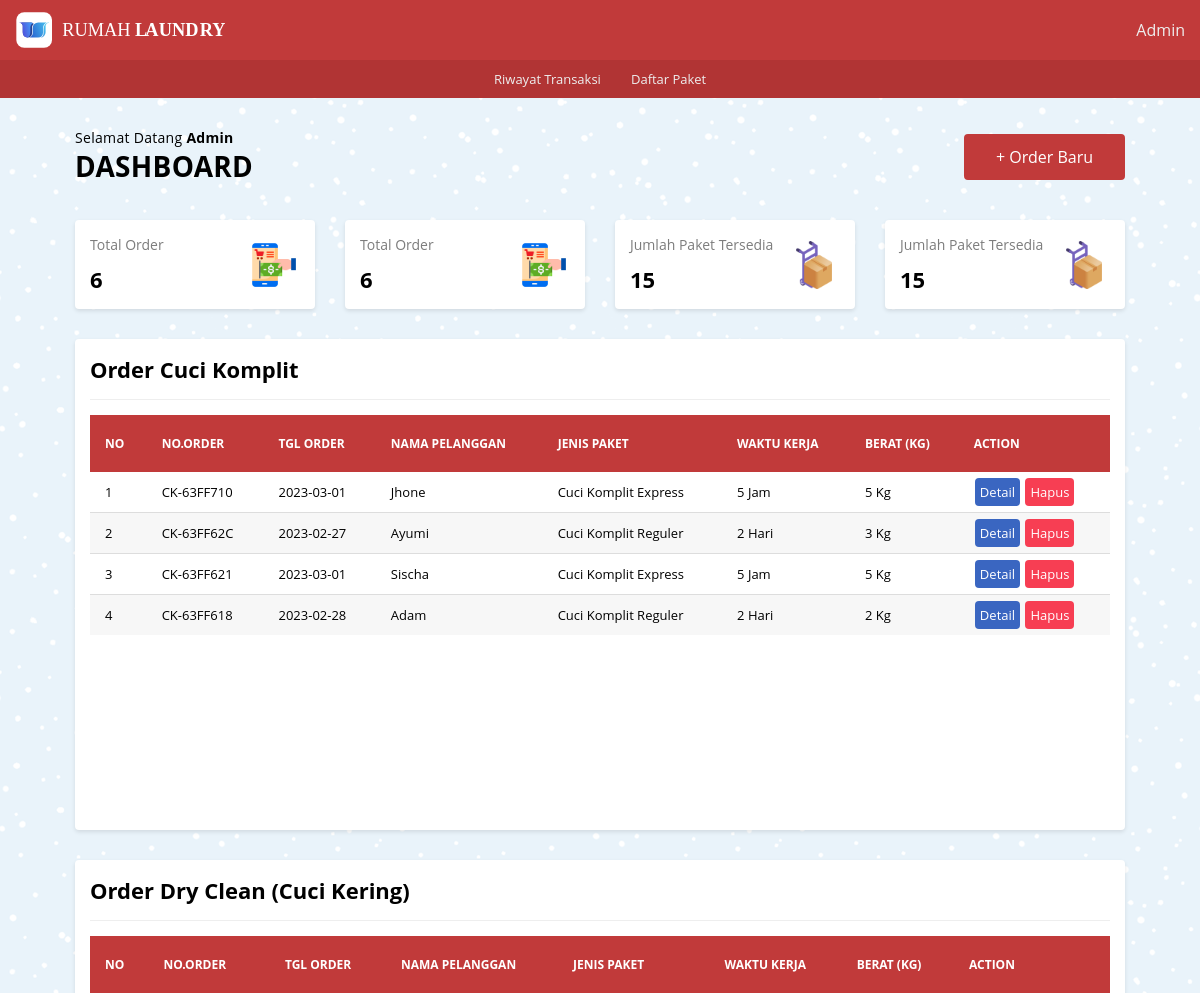
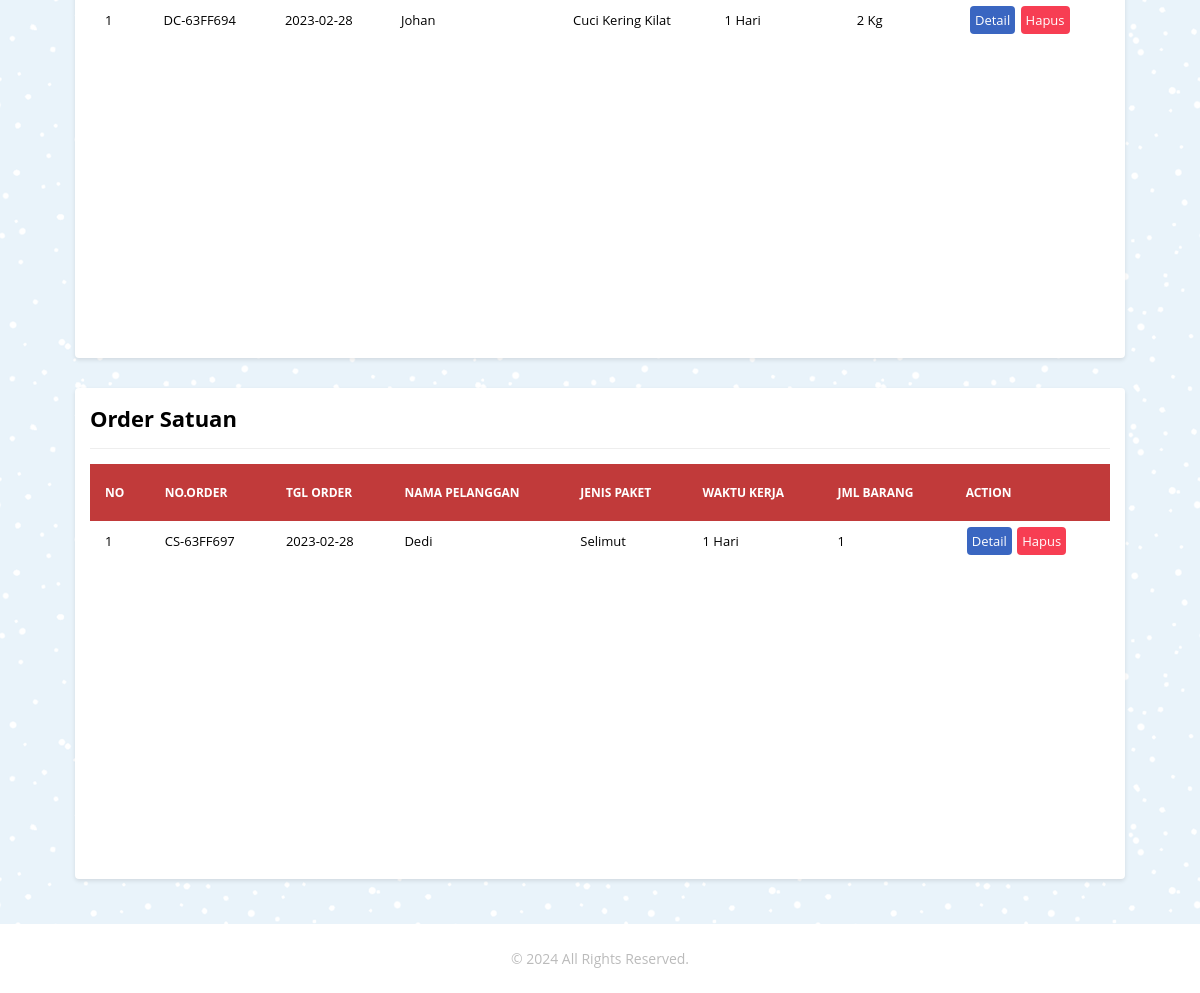
Page / (signed in) on the committed database (2 pictures, top to bottom).
### tables this page shows
CREATE TABLE `tb_order_ck` (
  `id_order_ck` int(11) NOT NULL,
  `or_ck_number` varchar(10) DEFAULT NULL,
  `nama_pel_ck` varchar(100) NOT NULL,
  `no_telp_ck` char(13) NOT NULL,
  `alamat_ck` text NOT NULL,
  `jenis_paket_ck` varchar(100) NOT NULL,
  `wkt_krj_ck` varchar(30) DEFAULT NULL,
  `berat_qty_ck` int(11) NOT NULL,
  `harga_perkilo` int(11) DEFAULT NULL,
  `tgl_masuk_ck` date NOT NULL,
  `tgl_keluar_ck` date NOT NULL,
  `tot_bayar` double DEFAULT NULL,
  `keterangan_ck` text NOT NULL
);

CREATE TABLE `tb_order_dc` (
  `id_order_dc` int(11) NOT NULL,
  `or_dc_number` varchar(10) NOT NULL,
  `nama_pel_dc` varchar(100) NOT NULL,
  `no_telp_dc` varchar(13) NOT NULL,
  `alamat_dc` text NOT NULL,
  `jenis_paket_dc` varchar(100) NOT NULL,
  `wkt_krj_dc` varchar(30) DEFAULT NULL,
  `berat_qty_dc` int(11) NOT NULL,
  `harga_perkilo` int(11) NOT NULL,
  `tgl_masuk_dc` date NOT NULL,
  `tgl_keluar_dc` date NOT NULL,
  `tot_bayar` double NOT NULL,
  `keterangan_dc` text NOT NULL
);

CREATE TABLE `tb_order_cs` (
  `id_order_cs` int(11) NOT NULL,
  `or_cs_number` varchar(10) NOT NULL,
  `nama_pel_cs` varchar(100) NOT NULL,
  `no_telp_cs` varchar(13) NOT NULL,
  `alamat_cs` text NOT NULL,
  `jenis_paket_cs` varchar(100) NOT NULL,
  `wkt_krj_cs` varchar(30) DEFAULT NULL,
  `jml_pcs` int(11) NOT NULL,
  `harga_perpcs` int(11) NOT NULL,
  `tgl_masuk_cs` date NOT NULL,
  `tgl_keluar_cs` date NOT NULL,
  `tot_bayar` double NOT NULL,
  `keterangan_cs` text NOT NULL
);

### _functions.php (called while the page is built, shortened)
<?php
$host	= 'localhost';
$user = 'root';
$pass	= '';
$db	= 'laundry_app';
$koneksi = mysqli_connect($host,$user,$pass,$db);
function query($query){
	global $koneksi;
	$result = mysqli_query($koneksi, $query);
	$rows = [];
	while ($row = mysqli_fetch_assoc($result)) {
		$rows[] = $row;
	}
	return $rows;
}
function url($url = null){
	$url_utama = "http://localhost/rumah_laundry";
	if ($url != null) {
		return $url_utama . '/' . $url;
	}else{
		return $url_utama;
	}
}
function jmlOrder(){
	$jml_ck = count(query("SELECT * FROM tb_order_ck"));
	$jml_dc = count(query("SELECT * FROM tb_order_dc"));
	$jml_cs = count(query("SELECT * FROM tb_order_cs"));
	$total_order = $jml_ck + $jml_dc + $jml_cs;
	return $total_order;
}

### daftar_order/daf_or_ck.php (the view)
<div class="col">
   <div class="card">
      <div class="card-title card-flex">
         <div class="card-col">
            <h2>Order Cuci Komplit</h2>
         </div>
      </div>
      <div class="card-body">
         <div class="tabel-kontainer">
            <table class="tabel-transaksi">
               <thead>
                  <tr>
                     <th class="sticky">No</th>
                     <th class="sticky">No.Order</th>
                     <th class="sticky">Tgl Order</th>
                     <th class="sticky">Nama Pelanggan</th>
                     <th class="sticky">Jenis Paket</th>
                     <th class="sticky">Waktu Kerja</th>
                     <th class="sticky">Berat (Kg)</th>
                     <th class="sticky">Action</th>
                  </tr>
               </thead>
               <tbody>
                  <?php $cuci_komplit = query('SELECT * FROM tb_order_ck ORDER BY id_order_ck DESC');
                     if (!empty($cuci_komplit)) :?>
                     <?php
                        $no_ck = 1;
                        foreach($cuci_komplit as $ck) : ?>
                        <tr>
                           <td><?= $no_ck; ?></td>
                           <td><?= $ck['or_ck_number'] ?></td>
                           <td><?= $ck['tgl_masuk_ck'] ?></td>
                           <td><?= $ck['nama_pel_ck'] ?></td>
                           <td><?= $ck['jenis_paket_ck'] ?></td>
                           <td><?= $ck['wkt_krj_ck'] ?></td>
                           <td><?= $ck['berat_qty_ck'] . ' Kg' ?></td>
                           <td>
                              <a href="<?=url('detail_order/detail_ck/detail_order_ck.php?or_ck_number=')?><?=$ck['or_ck_number']?>" class="btn btn-detail">Detail</a>
                              <a href="<?=url('daftar_order/hapus_ck.php?or_ck_number=')?><?=$ck['or_ck_number']?>" onclick="return confirm('Yakin akan menghapus?');" class="btn btn-hapus">Hapus</a>
                           </td>
                        </tr>
                        <?php $no_ck++ ?>
                     <?php endforeach; ?>
                     <?php else : ?>
                        <tr>
                           <td colspan="8" class="txt-center">Data Tidak Tersedia</td>
                        </tr>
                  <?php endif?>
               </tbody>
            </table>
         </div>
      </div>
   </div>
</div>

### daftar_order/daf_or_dc.php
<div class="col">
   <div class="card">
      <div class="card-title card-flex">
         <div class="card-col">
            <h2>Order Dry Clean (Cuci Kering)</h2>
         </div>
      </div>
      <div class="card-body">
         <div class="tabel-kontainer">
            <table class="tabel-transaksi">
               <thead>
                  <tr>
                     <th class="sticky">No</th>
                     <th class="sticky">No.Order</th>
                     <th class="sticky">Tgl Order</th>
                     <th class="sticky">Nama Pelanggan</th>
                     <th class="sticky">Jenis Paket</th>
                     <th class="sticky">Waktu Kerja</th>
                     <th class="sticky">Berat (Kg)</th>
                     <th class="sticky">Action</th>
                  </tr>
               </thead>
               <tbody>
                  <?php $dry_clean = query('SELECT * FROM tb_order_dc ORDER BY id_order_dc DESC');
                     if (!empty($dry_clean)) : ?>
                     <?php
                        $no_dc = 1;
                        foreach($dry_clean as $dc) : ?>
                           <tr>
                              <td><?= $no_dc ?></td>
                              <td><?= $dc['or_dc_number'] ?></td>
                              <td><?= $dc['tgl_masuk_dc'] ?></td>
                              <td><?= $dc['nama_pel_dc'] ?></td>
                              <td><?= $dc['jenis_paket_dc'] ?></td>
                              <td><?= $dc['wkt_krj_dc'] ?></td>
                              <td><?= $dc['berat_qty_dc'] . ' Kg' ?></td>
                              <td>
                                 <a href="<?=url('detail_order/detail_dc/detail_order_dc.php?or_dc_number=')?><?= $dc['or_dc_number'] ?>" class="btn btn-detail">Detail</a>
                                 <a href="<?=url('daftar_order/hapus_dc.php?or_dc_number=')?><?=$dc['or_dc_number']?>" onclick="return confirm('Yakin akan menghapus?');" class="btn btn-hapus">Hapus</a>
                              </td>
                           </tr>
                        <?php $no_dc++ ?>
                     <?php endforeach ?>
                     <?php else : ?>
                        <tr>
                           <td colspan="8" class="txt-center">Data Tidak Tersedia</td>
                        </tr>
                  <?php endif ?>
               </tbody>
            </table>
         </div>
      </div>
   </div>
</div>

### daftar_order/daf_or_cs.php
<div class="col">
   <div class="card">
      <div class="card-title card-flex">
         <div class="card-col">
            <h2>Order Satuan</h2>
         </div>
      </div>
      <div class="card-body">
         <div class="tabel-kontainer">
            <table class="tabel-transaksi">
               <thead>
                  <tr>
                     <th class="sticky">No</th>
                     <th class="sticky">No.Order</th>
                     <th class="sticky">Tgl Order</th>
                     <th class="sticky">Nama Pelanggan</th>
                     <th class="sticky">Jenis Paket</th>
                     <th class="sticky">Waktu Kerja</th>
                     <th class="sticky">Jml Barang</th>
                     <th class="sticky">Action</th>
                  </tr>
               </thead>
               <tbody>
                  <?php $cuci_satuan = query('SELECT * FROM tb_order_cs ORDER BY id_order_cs DESC');
                     if (!empty($cuci_satuan)) : ?>
                        <?php
                           $no_cs = 1;
                           foreach($cuci_satuan as $cs) : ?>
                              <tr>
                                 <td><?= $no_cs ?></td>
                                 <td><?= $cs['or_cs_number'] ?></td>
                                 <td><?= $cs['tgl_masuk_cs'] ?></td>
                                 <td><?= $cs['nama_pel_cs'] ?></td>
                                 <td><?= $cs['jenis_paket_cs'] ?></td>
                                 <td><?= $cs['wkt_krj_cs'] ?></td>
                                 <td><?= $cs['jml_pcs'] ?></td>
                                 <td>
                                    <a href="<?=url('detail_order/detail_cs/detail_order_cs.php?or_cs_number=')?><?=$cs['or_cs_number']?>" class="btn btn-detail">Detail</a>
                                    <a href="<?=url('daftar_order/hapus_cs.php?or_cs_number=')?><?=$cs['or_cs_number']?>" onclick="return confirm('Yakin akan menghapus?');" class="btn btn-hapus">Hapus</a>
                                 </td>
                              </tr>
                           <?php $no_cs++ ?>
                        <?php endforeach; ?>
                        <?php else : ?>
                           <tr>
                              <td colspan="8" class="txt-center">Data Tidak Tersedia</td>
                           </tr>
                     <?php endif; ?>
               </tbody>
            </table>
         </div>
      </div>
   </div>
</div>

### rows in the picture
tb_order_ck: or_ck_number "CK-63FF710", tgl_masuk_ck "2023-03-01", nama_pel_ck "Jhone", jenis_paket_ck "Cuci Komplit Express", wkt_krj_ck "5 Jam", berat_qty_ck "5"
tb_order_ck: or_ck_number "CK-63FF62C", tgl_masuk_ck "2023-02-27", nama_pel_ck "Ayumi", jenis_paket_ck "Cuci Komplit Reguler", wkt_krj_ck "2 Hari", berat_qty_ck "3"
tb_order_ck: or_ck_number "CK-63FF621", tgl_masuk_ck "2023-03-01", nama_pel_ck "Sischa", jenis_paket_ck "Cuci Komplit Express", wkt_krj_ck "5 Jam", berat_qty_ck "5"
tb_order_ck: or_ck_number "CK-63FF618", tgl_masuk_ck "2023-02-28", nama_pel_ck "Adam", jenis_paket_ck "Cuci Komplit Reguler", wkt_krj_ck "2 Hari", berat_qty_ck "2"
tb_order_dc: or_dc_number "DC-63FF694", tgl_masuk_dc "2023-02-28", nama_pel_dc "Johan", jenis_paket_dc "Cuci Kering Kilat", wkt_krj_dc "1 Hari", berat_qty_dc "2"
tb_order_cs: or_cs_number "CS-63FF697", tgl_masuk_cs "2023-02-28", nama_pel_cs "Dedi", jenis_paket_cs "Selimut", wkt_krj_cs "1 Hari", jml_pcs "1"

### other values in the picture
$_SESSION['master'] "Admin"
jmlOrder() "6"
jmlPaket() "15"
